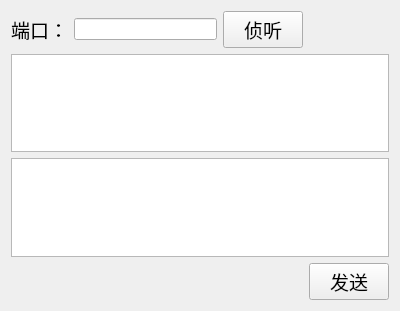
<?xml version="1.0" encoding="UTF-8"?>
<ui version="4.0">
 <class>MainWindow</class>
 <widget class="QMainWindow" name="MainWindow">
  <property name="geometry">
   <rect>
    <x>0</x>
    <y>0</y>
    <width>400</width>
    <height>311</height>
   </rect>
  </property>
  <property name="windowTitle">
   <string>MainWindow</string>
  </property>
  <widget class="QWidget" name="centralWidget">
   <layout class="QGridLayout" name="gridLayout">
    <item row="0" column="0">
     <widget class="QLabel" name="label">
      <property name="font">
       <font>
        <family>Agency FB</family>
        <pointsize>14</pointsize>
       </font>
      </property>
      <property name="text">
       <string>端口：</string>
      </property>
     </widget>
    </item>
    <item row="0" column="1">
     <widget class="QLineEdit" name="lineEdit_Port"/>
    </item>
    <item row="0" column="2">
     <widget class="QPushButton" name="pushButton_Listen">
      <property name="font">
       <font>
        <family>Agency FB</family>
        <pointsize>14</pointsize>
       </font>
      </property>
      <property name="text">
       <string>侦听</string>
      </property>
     </widget>
    </item>
    <item row="1" column="0" colspan="4">
     <widget class="QTextEdit" name="textEdit_Recv"/>
    </item>
    <item row="2" column="0" colspan="4">
     <widget class="QTextEdit" name="textEdit_Send"/>
    </item>
    <item row="3" column="3">
     <widget class="QPushButton" name="pushButton_Send">
      <property name="font">
       <font>
        <family>Agency FB</family>
        <pointsize>14</pointsize>
       </font>
      </property>
      <property name="text">
       <string>发送</string>
      </property>
     </widget>
    </item>
   </layout>
  </widget>
  <widget class="QMenuBar" name="menuBar">
   <property name="geometry">
    <rect>
     <x>0</x>
     <y>0</y>
     <width>400</width>
     <height>23</height>
    </rect>
   </property>
  </widget>
 </widget>
 <layoutdefault spacing="6" margin="11"/>
 <resources/>
 <connections/>
</ui>
